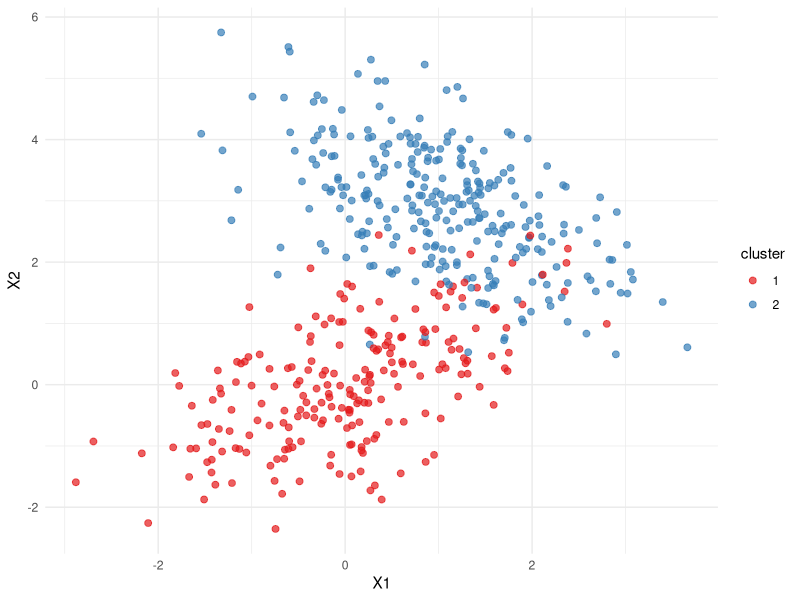
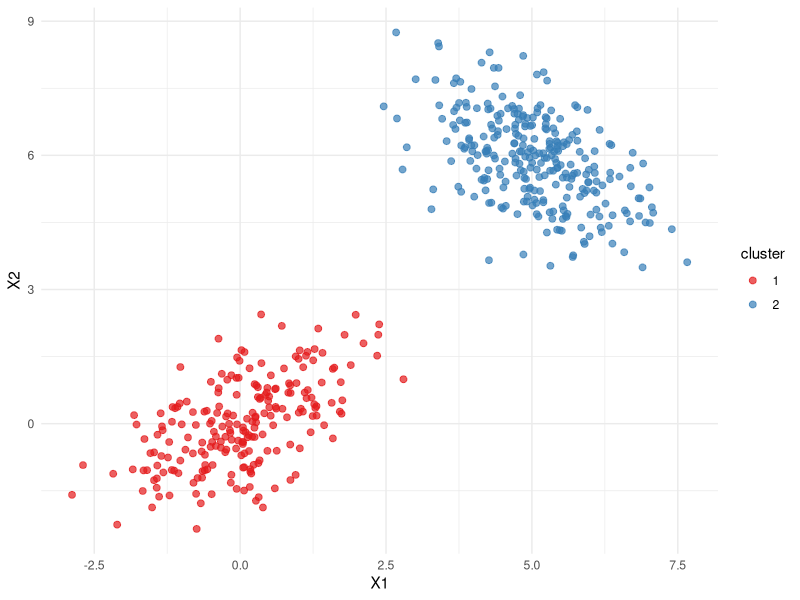

Write the R code that produced these figures, in order.
## ---- chunk 1
knitr::opts_chunk$set(echo = TRUE)
## ---- chunk 2
library(ggplot2)
library(mclust)
library(MASS)
library(tidyverse)
library(mixtools)
set.seed(2024)
n <- 500
mu <- matrix(c(0,0,
               1,3),byrow=T,ncol=2)
covar <- array(rep(NA,2*2*2), c(2,2,2))  # 3D matrix
covar[,,1] <- matrix(c(1, 0.5, 
                       0.5,1), 
                     nrow=2, 
                     byrow=TRUE) # positive cov
covar[,,2] <- matrix(c(1,-0.5,
                       -0.5,1), 
                     nrow=2, 
                     byrow=TRUE) # negative cov

# mixing coefficents
pi_k      <- c(0.4,0.6)                           
class <- sample(1:2, n, replace=TRUE, prob=pi_k)
data<-matrix(rep(NA,n*2), ncol=2)
for(i in 1:n){
  data[i,]=mvrnorm(1,mu=mu[class[i],],Sigma=covar[,,class[i]])
}

data_clustered <- data.frame(data, cluster = factor(class))

# scatter plot colored by cluster
ggplot(data_clustered, aes(x = X1, y = X2, color = cluster)) +
  geom_point(size = 2, alpha = 0.7) +
  labs(x = "X1", y = "X2") +
  theme_minimal() +
  scale_color_brewer(palette = "Set1")
## ---- chunk 3
k_means <- function(data,K, max_iter=100,tol = 1e-6) {
  n <- nrow(data)  # Number of data points
  d <- ncol(data)  # Dimension of the data
  # initialization mu_k and gamma_ik
  mu_k<-data[sample(1:n, K),]
  gamma_ik <- rep(0, n)
  old_muk <- mu_k
  for (iter in 1:max_iter) {
    # first update gamma_ik
    for( i in 1:n){
      # objective function
      obj <- apply(mu_k, 1, function(mu_k) sum((data[i, ] - mu_k)^2))
      gamma_ik[i] <- which.min(obj)
    }
    # update mu_k: calculate mean for each cluster 
    for( k in 1:K){
      subpoints_k=data[gamma_ik==k,]
      if (nrow(subpoints_k) > 0) {
       mu_k[k,]<-colSums(subpoints_k) / nrow(subpoints_k)
      }
    }
    # Check for convergence
    if (sum((mu_k - old_muk)^2) < tol) {
      cat("Converged after", iter, "iterations.\n")
      break
    }
    old_muk <- mu_k
  }
  return(list(mu_k = mu_k, gamma_ik = gamma_ik))
}
## ---- chunk 4
EM<-function(data,K,max_iter=100,tol = 1e-6){
  n = nrow(data)
  d = ncol(data)
  # initialization
  pi_k = rep(1/K, K)
  # initialize parameters using K-means
  kmeans_result <- k_means(data, K)
  mu_k <- kmeans_result$mu_k 
  Sigmas <- array(rep(NA,2*2*d), c(2,2,d))
  
  for(k in 1:K){
    Sigmas[,,k] <- diag(d)
  }
  gamma = matrix(0,nrow=n,ncol=K)
  gamma_old = gamma

 for (i in 1:max_iter) {
    # E-step
    for(k in 1:K){
     gamma[,k] <- apply(data, 1, function(xi) {pi_k[k] * dmvnorm(xi,mu_k[k,], Sigmas[,,k])})
    }
    gamma<-gamma/rowSums(gamma)
    if (sum(abs(gamma - gamma_old)) < tol){
      break      
    }
    gamma_old <- gamma
    
    # M-step
    n_k <- colSums(gamma) 
    # Update the mixing coefficients
    pi_k <- n_k / n
    # Update the means
    for (k in 1:K) {
      mu_k[k,] <- colSums(gamma[, k] * data) / n_k[k]
      
    Sigmas[,,k] <- 0
    for (i in 1:n) {
      diff <- matrix(data[i, ] - mu_k[k, ], nrow = 1)
      Sigmas[,,k] <- Sigmas[,,k] + gamma[i, k] * t(diff) %*% diff # summing over i
    }
    Sigmas[,,k] <- Sigmas[,,k] / n_k[k]
    }

 }
  # Return the estimated parameters
  return(list(pi_k = pi_k,gamma_k=gamma, mu_k = mu_k,Sigmas=Sigmas ))
}

## ---- chunk 5
set.seed(2024)
n <- 500
mu <- matrix(c(0,0,
               1,3),byrow=T,ncol=2)
covar <- array(rep(NA,2*2*2), c(2,2,2))  # 3D matrix
covar[,,1] <- matrix(c(1, 0.5, 
                       0.5,1), 
                     nrow=2, 
                     byrow=TRUE) # positive cov
covar[,,2] <- matrix(c(1,-0.5,
                       -0.5,1), 
                     nrow=2, 
                     byrow=TRUE) # negative cov

# mixing coefficients
pi_k      <- c(0.4,0.6)                           
class <- sample(1:2, n, replace=TRUE, prob=pi_k)
data<-matrix(rep(NA,n*2), ncol=2)
for(i in 1:n){
  data[i,]=mvrnorm(1,mu=mu[class[i],],Sigma=covar[,,class[i]])
}

head(data)
## ---- chunk 6
result_kmeans = k_means(data,K=2)  
print(result_kmeans$mu_k)   # means

result_em = EM(data,K=2)  
print(result_em$mu_k)   
print(result_em$pi_k) # mixing coefficients
## ---- chunk 7
set.seed(2024)
n <- 500
mu <- matrix(c(0,0,
               5,6),byrow=T,ncol=2)
covar <- array(rep(NA,2*2*2), c(2,2,2))  # 3D matrix
covar[,,1] <- matrix(c(1, 0.5, 
                       0.5,1), 
                     nrow=2, 
                     byrow=TRUE) # positive cov
covar[,,2] <- matrix(c(1,-0.5,
                       -0.5,1), 
                     nrow=2, 
                     byrow=TRUE) # negative cov

# mixing coefficients
pi_k      <- c(0.4,0.6)                           
class <- sample(1:2, n, replace=TRUE, prob=pi_k)
data<-matrix(rep(NA,n*2), ncol=2)
for(i in 1:n){
  data[i,]=mvrnorm(1,mu=mu[class[i],],Sigma=covar[,,class[i]])
}

data_clustered <- data.frame(data, cluster = factor(class))

# scatter plot colored by cluster
ggplot(data_clustered, aes(x = X1, y = X2, color = cluster)) +
  geom_point(size = 2, alpha = 0.7) +
  labs(x = "X1", y = "X2") +
  theme_minimal() +
  scale_color_brewer(palette = "Set1")
## ---- chunk 8
result_kmeans = k_means(data,K=2)  
print(result_kmeans$mu_k)   # means

result_em = EM(data,K=2)  
print(result_em$mu_k)   
print(result_em$pi_k) # mixing coefficients
